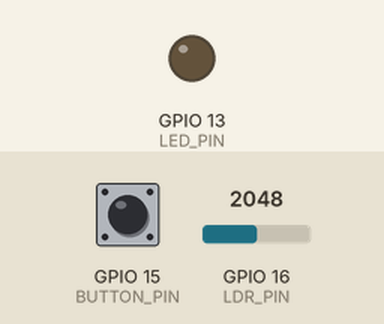
Simulated run of this sketch. Board: ESP32. Parts: output pins drawn as LEDs (lit = HIGH). The inputs (shaded band) are chosen by the test bench; at power-on: GPIO 15 (BUTTON_PIN) HIGH, GPIO 16 (LDR_PIN) = 2048. WiFi joins after 1.5 s; servers stay silent unless stated; I2S audio is not simulated (input reads silence); what the sketch prints to the serial monitor is not drawn.

Above: at 3.2 s.
3.3 s: GPIO 15 (BUTTON_PIN) pulled LOW for 3 s
At 4.0 s:
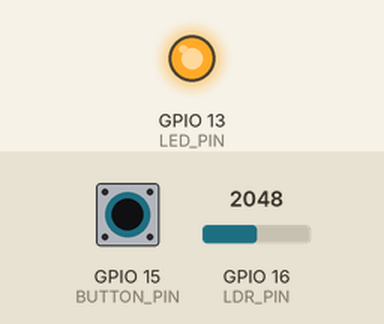
Timing chart, 0 to 14.9 s (numbered marks = the images above; inputs shaded):
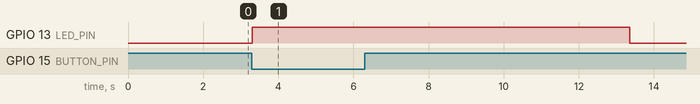

The sketch:

echobud_firmware.ino
```cpp
// Unified ESP32 Audio Node – Button Wake + Mic Stream + Speaker Response
// Debug-heavy version – prints almost every important step / value / transition
// LED on GPIO13: ON during MIC_ACTIVE or SPEAK_READY

#include <WiFi.h>
#include <WiFiUdp.h>
#include <driver/i2s.h>

#define DEBUG 1  // comment out or set 0 to disable debug prints

#if DEBUG
  #define DPRINT(msg)           Serial.printf("[%lu] %s\n", millis(), msg)
  #define DPRINT_VAL(msg, val)  Serial.printf("[%lu] %s: %d\n", millis(), msg, (int)(val))
  #define DPRINT_STR(msg, str)  Serial.printf("[%lu] %s: %s\n", millis(), msg, str)
  #define DPRINT_STATE(state)   Serial.printf("[%lu] → State: %s\n", millis(), \
                                            (state == IDLE ? "IDLE" : \
                                             state == MIC_ACTIVE ? "MIC_ACTIVE" : "SPEAK_READY"))
#else
  #define DPRINT(msg)
  #define DPRINT_VAL(msg, val)
  #define DPRINT_STR(msg, str)
  #define DPRINT_STATE(state)
#endif

// ────────────────────────────────────────────────
// PINS
#define LED_PIN         13      // Status LED – HIGH = on
#define BUTTON_PIN      15       // Button to GND (active LOW)
#define LDR_PIN         16      // Analog light sensor

// STATES
enum State { IDLE, MIC_ACTIVE, SPEAK_READY };
State currentState = IDLE;

// ────────────────────────────────────────────────
// NETWORK & PORTS
const char* ssid = "Trojan_2";
const char* password = "antivirus";

const IPAddress pcIP(192, 168, 76, 100);      // your PC IP
const uint16_t AUDIO_RX_PORT   = 8888;        // ESP → PC (mic stream)
const uint16_t AUDIO_TX_PORT   = 12345;       // PC → ESP (speaker stream)
const uint16_t CONTROL_PORT    = 9999;        // wake_trigger / speak_now

// ────────────────────────────────────────────────
// I2S CONFIG
#define I2S_WS         5
#define I2S_SCK       17
#define I2S_SD_IN      7     // INMP441 → ESP (mic)
#define I2S_DATA_OUT   4     // MAX98357 ← ESP (speaker)

#define SAMPLE_RATE       16000
#define BUFFER_SAMPLES    512
#define BUFFER_BYTES      (BUFFER_SAMPLES * 2)

// TIMINGS
#define CAPTURE_DURATION_MS   10000   // 10 seconds mic capture
#define GLOBAL_TIMEOUT_MS     15000   // max time in any non-idle state
#define SILENCE_TIMEOUT_MS    2000    // end playback if no packets

// ────────────────────────────────────────────────
// GLOBALS
WiFiUDP udpControl;
WiFiUDP udpAudioRx;    // mic → PC
WiFiUDP udpAudioTx;    // PC → speaker

unsigned long stateStartTime = 0;
volatile bool buttonFlag = false;
bool playingAudio = false;
unsigned long lastAudioPacket = 0;
unsigned long micPacketCount = 0;

// ────────────────────────────────────────────────
// INTERRUPT HANDLER
void IRAM_ATTR onButtonPress() {
  buttonFlag = true;
#if DEBUG
  Serial.printf("[%lu] ISR: Button pressed!\n", millis());
#endif
}

void setup() {
  Serial.begin(115200);
  delay(400);
#if DEBUG
  Serial.println("\n=== Jarvis Unified Audio Node – Debug Build ===");
  Serial.printf("Compile time: %s %s\n", __DATE__, __TIME__);
#endif

  pinMode(LED_PIN, OUTPUT);
  digitalWrite(LED_PIN, LOW);
  DPRINT("LED pin initialized");

  pinMode(BUTTON_PIN, INPUT_PULLUP);
  attachInterrupt(digitalPinToInterrupt(BUTTON_PIN), onButtonPress, FALLING);
  DPRINT_VAL("Button interrupt attached on GPIO", BUTTON_PIN);

  pinMode(LDR_PIN, INPUT);
  DPRINT("LDR pin set as input");

  // WiFi
  DPRINT("Connecting to WiFi...");
  WiFi.begin(ssid, password);
  unsigned long wifiStart = millis();
  while (WiFi.status() != WL_CONNECTED && millis() - wifiStart < 15000) {
    delay(400);
    Serial.print(".");
  }
  if (WiFi.status() == WL_CONNECTED) {
    DPRINT_STR("WiFi connected", WiFi.localIP().toString().c_str());
  } else {
    DPRINT("WiFi connection failed!");
  }

  // UDP
  if (udpControl.begin(CONTROL_PORT)) {
    DPRINT_VAL("UDP Control started on port", CONTROL_PORT);
  } else {
    DPRINT("UDP Control bind failed");
  }

  if (udpAudioRx.begin(AUDIO_RX_PORT)) {
    DPRINT_VAL("UDP Audio RX started on port", AUDIO_RX_PORT);
  } else {
    DPRINT("UDP Audio RX bind failed");
  }

  if (udpAudioTx.begin(AUDIO_TX_PORT)) {
    DPRINT_VAL("UDP Audio TX started on port", AUDIO_TX_PORT);
  } else {
    DPRINT("UDP Audio TX bind failed");
  }

  // I2S
  i2s_config_t i2s_cfg = {
    .mode                 = (i2s_mode_t)(I2S_MODE_MASTER | I2S_MODE_RX | I2S_MODE_TX),
    .sample_rate          = SAMPLE_RATE,
    .bits_per_sample      = I2S_BITS_PER_SAMPLE_16BIT,
    .channel_format       = I2S_CHANNEL_FMT_ONLY_LEFT,
    .communication_format = I2S_COMM_FORMAT_STAND_I2S,
    .intr_alloc_flags     = ESP_INTR_FLAG_LEVEL1,
    .dma_buf_count        = 8,
    .dma_buf_len          = 64,
    .use_apll             = false,
    .tx_desc_auto_clear   = true,
    .fixed_mclk           = 0
  };

  esp_err_t err = i2s_driver_install(I2S_NUM_0, &i2s_cfg, 0, NULL);
  if (err == ESP_OK) {
    DPRINT("I2S driver installed");
  } else {
    Serial.printf("I2S install failed: %d\n", err);
  }

  i2s_pin_config_t pins = {
    .bck_io_num   = I2S_SCK,
    .ws_io_num    = I2S_WS,
    .data_out_num = I2S_DATA_OUT,
    .data_in_num  = I2S_SD_IN
  };

  err = i2s_set_pin(I2S_NUM_0, &pins);
  if (err == ESP_OK) {
    DPRINT("I2S pins configured");
  } else {
    Serial.printf("I2S set_pin failed: %d\n", err);
  }

  i2s_zero_dma_buffer(I2S_NUM_0);
  DPRINT("I2S DMA buffer zeroed");

  goIdle();
  DPRINT("Boot complete – now in IDLE");
  DPRINT("Press button to test wake → mic stream");
}

void loop() {
  unsigned long now = millis();

  // Periodic state debug
  static uint32_t lastStateLog = 0;
  if (now - lastStateLog > 4000) {
    DPRINT_VAL("Current state", currentState);
    DPRINT_VAL("buttonFlag", buttonFlag);
    DPRINT_VAL("playingAudio", playingAudio);
    lastStateLog = now;
  }

  // Global timeout (only when not actively playing audio)
  if (currentState != IDLE && !playingAudio &&
      (now - stateStartTime > GLOBAL_TIMEOUT_MS)) {
    DPRINT_VAL("Global timeout → forcing IDLE", now - stateStartTime);
    goIdle();
  }

  switch (currentState) {
    case IDLE:
      // LDR debug
      static uint32_t lastLdr = 0;
      if (now - lastLdr > 5000) {
        int ldr = analogRead(LDR_PIN);
        DPRINT_VAL("LDR raw value", ldr);
        lastLdr = now;
      }

      // Button flag check
      if (buttonFlag) {
        DPRINT("Button flag detected → starting mic capture");
        buttonFlag = false;
        startMicCapture();
      }

      // Check for speak_now from PC
      checkForSpeakCommand(now);
      break;

    case MIC_ACTIVE:
      streamMicToPC(now);
      if (now - stateStartTime > CAPTURE_DURATION_MS) {
        DPRINT_VAL("Mic capture timeout → stopping", now - stateStartTime);
        stopMicCapture();
        goIdle();
      }
      break;

    case SPEAK_READY:
      playIncomingAudio(now);
      break;
  }

  delay(8);  // ~125 Hz loop
}

// ────────────────────────────────────────────────

void goIdle() {
  DPRINT_STATE(IDLE);
  currentState = IDLE;
  stateStartTime = millis();
  digitalWrite(LED_PIN, LOW);
  playingAudio = false;
  lastAudioPacket = 0;
  micPacketCount = 0;
}

void startMicCapture() {
  DPRINT_STATE(MIC_ACTIVE);
  currentState = MIC_ACTIVE;
  stateStartTime = millis();
  digitalWrite(LED_PIN, HIGH);
  micPacketCount = 0;

  udpControl.beginPacket(pcIP, CONTROL_PORT);
  const char* msg = "wake_trigger";
  int len = strlen(msg);
  udpControl.write((const uint8_t*)msg, len);
  udpControl.endPacket();
  DPRINT_STR("wake_trigger sent", msg);

  Serial.println("→ Mic capture started (10 seconds)");
}

void stopMicCapture() {
  DPRINT("stopMicCapture called");

  // ←←← NEW: Send mic_end to PC
  udpControl.beginPacket(pcIP, CONTROL_PORT);
  const char* msg = "mic_end";
  udpControl.write((const uint8_t*)msg, strlen(msg));
  udpControl.endPacket();
  DPRINT_STR("mic_end sent to PC", msg);

  goIdle();  // keep your original behaviour
}

void streamMicToPC(unsigned long now) {
  int16_t buf[BUFFER_SAMPLES];
  size_t bytesRead = 0;

  esp_err_t res = i2s_read(I2S_NUM_0, buf, BUFFER_BYTES, &bytesRead, 10);

  if (res == ESP_OK && bytesRead > 0) {
    micPacketCount++;
    udpAudioRx.beginPacket(pcIP, AUDIO_RX_PORT);
    int sent = udpAudioRx.write((const uint8_t*)buf, bytesRead);
    udpAudioRx.endPacket();

    if (sent == bytesRead) {
      DPRINT_VAL("Mic packet OK", bytesRead);
    } else {
      DPRINT_VAL("Mic partial send (sent)", sent);
      DPRINT_VAL("Mic read was", bytesRead);
    }
  } else if (res != ESP_OK) {
    DPRINT_VAL("i2s_read failed", res);
  }
}

void checkForSpeakCommand(unsigned long now) {
  int pkt = udpControl.parsePacket();
  if (pkt > 0) {
    DPRINT_VAL("Control packet received", pkt);
    char buf[32];
    int len = udpControl.read(buf, sizeof(buf)-1);
    if (len > 0) {
      buf[len] = '\0';
      DPRINT_STR("Control message", buf);

      if (strstr(buf, "speak_now")) {
        DPRINT("speak_now detected → entering SPEAK_READY");
        currentState = SPEAK_READY;
        stateStartTime = now;
        digitalWrite(LED_PIN, HIGH);
        playingAudio = false;
        lastAudioPacket = now;
      }
    }
  }
}

void playIncomingAudio(unsigned long now) {
  int pktSize = udpAudioTx.parsePacket();
  if (pktSize > 0) {
    DPRINT_VAL("Speaker packet received", pktSize);
    uint8_t buf[1024];
    int len = udpAudioTx.read(buf, sizeof(buf));
    if (len > 0) {
      size_t written = 0;
      esp_err_t res = i2s_write(I2S_NUM_0, buf, len, &written, 10);
      playingAudio = true;
      lastAudioPacket = now;

      if (res == ESP_OK) {
        DPRINT_VAL("Played bytes", written);
      } else {
        DPRINT_VAL("i2s_write failed", res);
      }
    }
  } else {
    // silence detection
    if (playingAudio && (now - lastAudioPacket > SILENCE_TIMEOUT_MS)) {
      DPRINT_VAL("Silence timeout → ending playback", now - lastAudioPacket);
      playingAudio = false;
      goIdle();
    }
  }
}
```

Measured:
- after the input at 3.3 s, GPIO 13 (LED_PIN): LOW → HIGH at once, → LOW 10.0 s later
